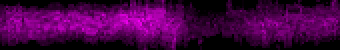
#> input picture Fig3D/02_Fig3C_straightener_output/Fig3-constriction_t03c2_c2_membrane_straight.tif, 170 x 25 px (shown 2 times larger)
$ jupyter execute 03_Fig3D_plot.ipynb
#> lines starting #> are read from the running program, lines starting #| are printed output that depends on the picture
# Fig3D - Fluorescence Intensity Analysis

## Overview
This notebook processes two-channel microscopy images (Membrane and FtsZ signals) to:
- Load straightened `.tif` images for each channel.
- Compute intensity projections along the cell axis.
- Normalize and optionally smooth the intensity profiles.
- Plot the profiles with clear labeling for cell poles and equator.
- Save both the plot (`.svg`) and numerical data (`.csv`) for further analysis or publication.

---

## Input Requirements
- **Image files**: Two `.tif` images from the same field of view, already straightened:
  1. **Membrane channel**
  2. **FtsZ channel**
- **Python environment** with:
  - `numpy`
  - `matplotlib`
  - `Pillow`
  - `scipy`
  - `opencv-python` *(imported but optional)*
- Paths to these files must be specified before running the analysis.

---

## Outputs
1. **SVG plot** showing normalized intensity profiles:
   - Membrane: purple curve
   - FtsZ<sup>MTS</sup>: green curve
   - X-axis labeled as “Pole 1 – Equator – Pole 2”
2. **CSV file** containing:
   - Raw intensity values for both channels
   - Normalized intensity values for both channels
   - Empty column for separation between raw and normalized data

---

## How to Run
### 1. Set paths:
   - In the section defining:
     ```python
     path_membrane = "path/to/membrane_image.tif" : path to the membrane channel folder
     path_ftsz = "path/to/ftsz_image.tif" : path to the ftsz channel folder
     svg_output_path = "path/to/output/Fig4d.svg" : path to save the output plot
     csv_output_path = "path/to/output/Fig4d_data.csv" : path to save the numerical results
     ```

### 2. Configure analysis parameters:
   - **apply_smoothing**: `True` or `False`
   - **smoothing_factor**: e.g., `300`

### 3. Run all cells in order:
   - Ensure dependencies are installed.
   - Execute each cell from top to bottom without skipping.

### 4. Check output files in the specified directory.
   - Open the `.svg` to verify the plot.
   - Open the `.csv` to inspect numerical values.

---

[cell 1]
import numpy as np
import matplotlib.pyplot as plt
from PIL import Image
import cv2
import os
from scipy.interpolate import make_interp_spline
from pathlib import Path

# Set matplotlib style for minimal design
plt.rcParams['axes.spines.top'] = False
plt.rcParams['axes.spines.right'] = False
plt.rcParams['axes.grid'] = False

[cell 2]
# Set Straighten image paths
path_membrane = Path("02_Fig3C_straightener_output/Fig3-constriction_t03c2_c2_membrane_straight.tif")
path_ftsz = Path("02_Fig3C_straightener_output/Fig3-constriction_t03c1_c1_FtsZ_straight.tif")

# Set output file paths
svg_output_path = Path("04_Fig3D_plot_output/Fig3D.svg")
csv_output_path = Path("04_Fig3D_plot_output/Fig3D.csv")

[cell 3]
def load_single_image(image_path):
    img = Image.open(image_path)
    frame = np.array(img.convert('L'))
    return frame

def calculate_projections(roi, axis=0):
    projection_raw = np.sum(roi, axis=axis).astype(np.float32)

    # 0-max normalization
    projection_normalized = projection_raw.copy()
    max_val = projection_raw.max()
    if max_val > 0:
        projection_normalized = projection_normalized / max_val

    return projection_raw, projection_normalized

def smooth_data(x, y, smoothing_factor=300):
    if smoothing_factor <= len(x):
        smoothing_factor = len(x) * 2

    x_smooth = np.linspace(x.min(), x.max(), smoothing_factor)
    spl = make_interp_spline(x, y, k=3)  # cubic spline
    y_smooth = spl(x_smooth)

    return x_smooth, y_smooth

[cell 4]
def analyze_two_channel_images(path_membrane, path_ftsz, apply_smoothing=True, smoothing_factor=300, save_path=None):

    # Load images
    image_membrane = load_single_image(path_membrane)
#> in load_single_image, img is the input picture: PIL image 170x25 RGB; mean R, G, B 68.4, 0, 68.4
#> in load_single_image, `frame = np.array(img.convert('L'))`:
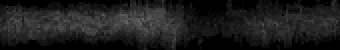
#> frame: shape (25, 170) (shown 2 times larger); min 0, max 102, mean 28.3
    image_ftsz = load_single_image(path_ftsz)
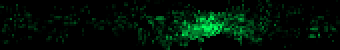
#> input picture Fig3D/02_Fig3C_straightener_output/Fig3-constriction_t03c1_c1_FtsZ_straight.tif, 170 x 25 px (shown 2 times larger)
#> in load_single_image, img is the input picture: PIL image 170x25 RGB; mean R, G, B 0, 17.5, 6.2
#> in load_single_image (call 2), `frame = np.array(img.convert('L'))`:
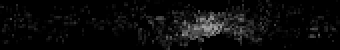
#> frame: shape (25, 170) (shown 2 times larger); min 0, max 159, mean 10.9

    print(f"Membrane image shape: {image_membrane.shape}")
#| Membrane image shape: (25, 170)
    print(f"FtsZ image shape: {image_ftsz.shape}")
#| FtsZ image shape: (25, 170)

    # Calculate both raw and normalized projections
    projection_membrane_raw, projection_membrane = calculate_projections(image_membrane, axis=0)
#> in calculate_projections, `projection_raw = np.sum(roi, axis=axis).astype(np.float32)`: projection_raw = 170 values, max 1305 at index 73, min 146 at index 109, mean 706.4
#> in calculate_projections, `projection_normalized = projection_raw.copy()`: projection_normalized has the same summary as projection_raw
#> in calculate_projections, `max_val = projection_raw.max()`: max_val = 1305
#> in calculate_projections, `projection_normalized = projection_normalized / max_val`: projection_normalized = 170 values, max 1 at index 73, min 0.112 at index 109, mean 0.541
#> projection_membrane_raw has the same summary as projection_raw in calculate_projections; projection_membrane has the same summary as projection_normalized in calculate_projections
    projection_ftsz_raw, projection_ftsz = calculate_projections(image_ftsz, axis=0)
#> projection_ftsz_raw = 170 values, max 1419 at index 105, min 0 at index 152, mean 273.7; projection_ftsz = 170 values, max 1 at index 105, min 0 at index 152, mean 0.193

    # Create x-axis (pixel positions)
    x = np.arange(len(projection_membrane))
#> x = 170 values from 0 to 169

    # Create plot with minimal style
    fig, ax = plt.subplots(figsize=(8, 4))
    fig.patch.set_facecolor('white')
    ax.set_facecolor('white')

    if apply_smoothing:
        # Apply smoothing
        x_smooth_membrane, y_smooth_membrane = smooth_data(x, projection_membrane, smoothing_factor)
#> in smooth_data, `smoothing_factor = len(x) * 2`: smoothing_factor = 340
#> in smooth_data, `y_smooth = spl(x_smooth)`: y_smooth = 340 values, max 0.995 at index 146, min 0.109 at index 219, mean 0.542
#> x_smooth_membrane = 340 values from 0 to 169; y_smooth_membrane has the same summary as y_smooth in smooth_data
        x_smooth_ftsz, y_smooth_ftsz = smooth_data(x, projection_ftsz, smoothing_factor)
#> x_smooth_ftsz = 340 values from 0 to 169; y_smooth_ftsz = 340 values, max 0.989 at index 211, min 1.37e-05 at index 305, mean 0.193

        # Plot smoothed curves with new colors
        ax.plot(x_smooth_membrane, y_smooth_membrane, label='Membrane', color='#B200F4', linewidth=2)
        ax.plot(x_smooth_ftsz, y_smooth_ftsz, label=r'$\mathrm{FtsZ^{MTS}}$', color='#00C000', linewidth=2)
    else:
        # Plot original data
        ax.plot(x, projection_membrane, label='Membrane', color='#B200F4', linewidth=2)
        ax.plot(x, projection_ftsz, label=r'$\mathrm{FtsZ^{MTS}}$', color='#00C000', linewidth=2)

    # Set x-axis limits to match original data range
    ax.set_xlim(0, len(x) - 1)

    # Set y-axis limits to start from 0
    ax.set_ylim(0, None)

    # Set custom x-axis ticks
    first_point = 0
    middle_point = len(x) // 2
#> middle_point = 85
    last_point = len(x) - 1
#> last_point = 169

    ax.set_xticks([first_point, middle_point, last_point])
    ax.set_xticklabels(['Pole 1', 'Equator', 'Pole 2'])

    # Styling with bold axes and larger tick labels
    ax.set_ylabel('Normalized Intensity', fontsize=14)
    ax.legend(loc='upper right', frameon=False, fontsize=10)

    # Make tick marks bolder and longer
    ax.tick_params(axis='x', labelsize=14, width=2, length=8)
    ax.tick_params(axis='y', labelsize=14, width=2, length=8)

    ax.spines['bottom'].set_linewidth(2)
    ax.spines['left'].set_linewidth(2)
    ax.spines['top'].set_visible(False)
    ax.spines['right'].set_visible(False)
    ax.grid(False)

    plt.tight_layout()

    # Save if path provided
    if save_path:
        # Create directory if needed
        os.makedirs(os.path.dirname(save_path), exist_ok=True)
        plt.savefig(save_path, format='svg', dpi=300, bbox_inches='tight')
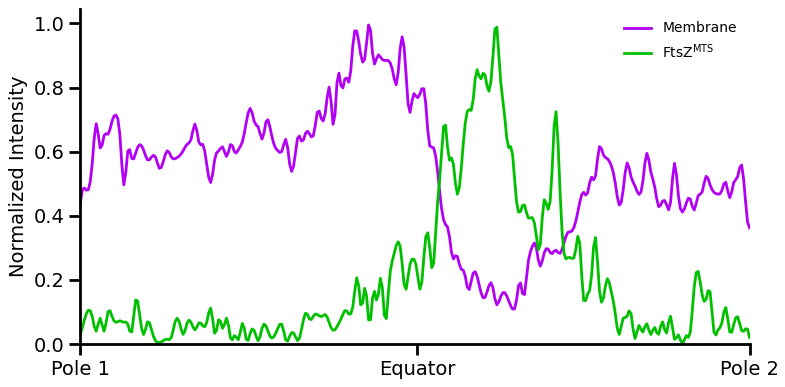
#> figure drawn by matplotlib, 1 panel; curve peaks at x = 72.78, y = 0.995; curve peaks at x = 105.2, y = 0.989
        print(f"Plot saved to: {save_path}")

    plt.show()

    return projection_membrane_raw, projection_membrane, projection_ftsz_raw, projection_ftsz

[cell 5]
def save_projections_to_csv(projection_membrane_raw, projection_ftsz_raw, projection_membrane, projection_ftsz, save_path):
    # Create data list manually to handle the empty column
    data_rows = []

    for i in range(len(projection_membrane_raw)):
        row = [
            f"{projection_membrane_raw[i]:.5f}",
            f"{projection_ftsz_raw[i]:.5f}",
            "",  # empty column
            f"{projection_membrane[i]:.5f}",
            f"{projection_ftsz[i]:.5f}"
        ]
        data_rows.append(row)

    # Write to CSV
    with open(save_path, 'w') as f:
        # Write header
        f.write("Membrane_raw,FtsZ_raw,,Membrane_normalized,FtsZ_normalized\n")
        # Write data rows
        for row in data_rows:
            f.write(",".join(row) + "\n")

    print(f"CSV saved to: {save_path}")

[cell 6]
# Analyze images with smoothing
proj_membrane_raw, proj_membrane, proj_ftsz_raw, proj_ftsz = analyze_two_channel_images(
    path_membrane,
    path_ftsz,
    apply_smoothing=True,
    smoothing_factor=0,  # Adjust this for more/less smoothing
    save_path=svg_output_path
)
#> proj_membrane_raw has the same summary as projection_raw in calculate_projections; proj_membrane has the same summary as projection_normalized in calculate_projections; proj_ftsz_raw has the same summary as projection_ftsz_raw in analyze_two_channel_images; proj_ftsz has the same summary as projection_ftsz in analyze_two_channel_images
save_projections_to_csv(proj_membrane_raw, proj_ftsz_raw, proj_membrane, proj_ftsz, csv_output_path)
#> the loop in save_projections_to_csv, `for i in range(len(projection_membrane_raw)):` made 170 passes
#> row on passes 1 to 3: ['576.00000', '44.00000', '', '0.44138', '0.03101'], ['635.00000', '106.00000', '', '0.48659', '0.07470'], ['628.00000', '150.00000', '', '0.48123', '0.10571']
#> after the loop in save_projections_to_csv, `for i in range(len(projection_membrane_raw)):`: data_rows = 170 items
#> the loop in save_projections_to_csv, `for row in data_rows:` made 170 passes
